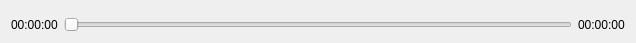
<?xml version="1.0" encoding="UTF-8"?>
<ui version="4.0">
 <class>MainDialog</class>
 <widget class="QDialog" name="MainDialog">
  <property name="geometry">
   <rect>
    <x>0</x>
    <y>0</y>
    <width>636</width>
    <height>43</height>
   </rect>
  </property>
  <property name="windowTitle">
   <string>MainDialog</string>
  </property>
  <layout class="QGridLayout" name="gridLayout">
   <property name="topMargin">
    <number>15</number>
   </property>
   <property name="bottomMargin">
    <number>9</number>
   </property>
   <item row="0" column="0">
    <widget class="QLabel" name="beginTimeLabel">
     <property name="text">
      <string>00:00:00</string>
     </property>
    </widget>
   </item>
   <item row="0" column="1">
    <widget class="CustomSlider" name="horizontalSlider">
     <property name="autoFillBackground">
      <bool>true</bool>
     </property>
     <property name="styleSheet">
      <string notr="true"/>
     </property>
     <property name="maximum">
      <number>999</number>
     </property>
     <property name="orientation">
      <enum>Qt::Horizontal</enum>
     </property>
    </widget>
   </item>
   <item row="0" column="2">
    <widget class="QLabel" name="endTimeLabel">
     <property name="text">
      <string>00:00:00</string>
     </property>
    </widget>
   </item>
  </layout>
 </widget>
 <customwidgets>
  <customwidget>
   <class>CustomSlider</class>
   <extends>QSlider</extends>
   <header>customslider.h</header>
  </customwidget>
 </customwidgets>
 <resources/>
 <connections/>
</ui>
